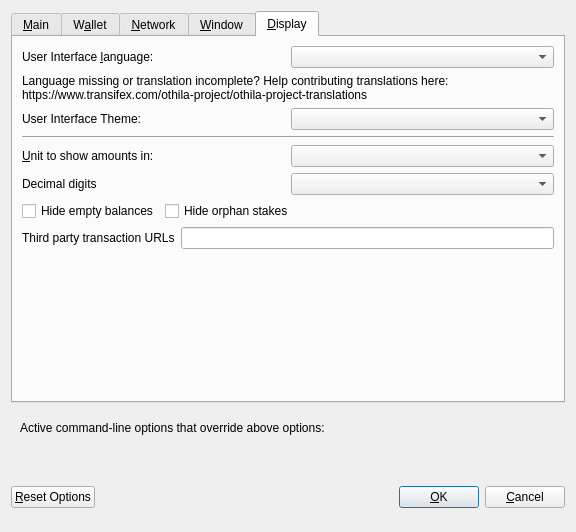
<?xml version="1.0" encoding="UTF-8"?>
<ui version="4.0">
 <class>OptionsDialog</class>
 <widget class="QDialog" name="OptionsDialog">
  <property name="geometry">
   <rect>
    <x>0</x>
    <y>0</y>
    <width>576</width>
    <height>532</height>
   </rect>
  </property>
  <property name="windowTitle">
   <string>Options</string>
  </property>
  <property name="modal">
   <bool>true</bool>
  </property>
  <layout class="QVBoxLayout" name="verticalLayout">
   <item>
    <widget class="QTabWidget" name="tabWidget">
     <property name="currentIndex">
      <number>4</number>
     </property>
     <widget class="QWidget" name="tabMain">
      <attribute name="title">
       <string>&amp;Main</string>
      </attribute>
      <layout class="QVBoxLayout" name="verticalLayout_Main">
       <item>
        <widget class="QCheckBox" name="bitcoinAtStartup">
         <property name="toolTip">
          <string>Automatically start OTH after logging in to the system.</string>
         </property>
         <property name="text">
          <string>&amp;Start OTH on system login</string>
         </property>
        </widget>
       </item>
       <item>
        <layout class="QHBoxLayout" name="horizontalLayout_2_Main">
         <item>
          <widget class="QLabel" name="databaseCacheLabel">
           <property name="text">
            <string>Size of &amp;database cache</string>
           </property>
           <property name="textFormat">
            <enum>Qt::PlainText</enum>
           </property>
           <property name="buddy">
            <cstring>databaseCache</cstring>
           </property>
          </widget>
         </item>
         <item>
          <widget class="QSpinBox" name="databaseCache"/>
         </item>
         <item>
          <widget class="QLabel" name="databaseCacheUnitLabel">
           <property name="text">
            <string>MB</string>
           </property>
           <property name="textFormat">
            <enum>Qt::PlainText</enum>
           </property>
          </widget>
         </item>
         <item>
          <spacer name="horizontalSpacer_2_Main">
           <property name="orientation">
            <enum>Qt::Horizontal</enum>
           </property>
           <property name="sizeHint" stdset="0">
            <size>
             <width>40</width>
             <height>20</height>
            </size>
           </property>
          </spacer>
         </item>
        </layout>
       </item>
       <item>
        <layout class="QHBoxLayout" name="horizontalLayout_3_Main">
         <item>
          <widget class="QLabel" name="threadsScriptVerifLabel">
           <property name="text">
            <string>Number of script &amp;verification threads</string>
           </property>
           <property name="textFormat">
            <enum>Qt::PlainText</enum>
           </property>
           <property name="buddy">
            <cstring>threadsScriptVerif</cstring>
           </property>
          </widget>
         </item>
         <item>
          <widget class="QSpinBox" name="threadsScriptVerif">
           <property name="toolTip">
            <string>(0 = auto, &lt;0 = leave that many cores free)</string>
           </property>
          </widget>
         </item>
         <item>
          <spacer name="horizontalSpacer_3_Main">
           <property name="orientation">
            <enum>Qt::Horizontal</enum>
           </property>
           <property name="sizeHint" stdset="0">
            <size>
             <width>40</width>
             <height>20</height>
            </size>
           </property>
          </spacer>
         </item>
        </layout>
       </item>
       <item>
        <spacer name="verticalSpacer_2">
         <property name="orientation">
          <enum>Qt::Vertical</enum>
         </property>
         <property name="sizeHint" stdset="0">
          <size>
           <width>20</width>
           <height>40</height>
          </size>
         </property>
        </spacer>
       </item>
       <item>
        <layout class="QHBoxLayout" name="horizontalLayout_3"/>
       </item>
       <item>
        <layout class="QHBoxLayout" name="horizontalLayout" stretch="">
         <property name="sizeConstraint">
          <enum>QLayout::SetFixedSize</enum>
         </property>
        </layout>
       </item>
      </layout>
     </widget>
     <widget class="QWidget" name="tabWallet">
      <attribute name="title">
       <string>W&amp;allet</string>
      </attribute>
      <layout class="QVBoxLayout" name="verticalLayout_Wallet">
       <item>
        <layout class="QHBoxLayout" name="horizontalLayout_2_Wallet">
         <item>
          <widget class="QLabel" name="labelStakeSplitThresholdText">
           <property name="text">
            <string>Stake split threshold:</string>
           </property>
          </widget>
         </item>
         <item>
          <widget class="QSpinBox" name="spinBoxStakeSplitThreshold">
           <property name="minimum">
            <number>1</number>
           </property>
           <property name="maximum">
            <number>999999</number>
           </property>
          </widget>
         </item>
        </layout>
       </item>
       <item>
        <widget class="QGroupBox" name="groupBox">
         <property name="title">
          <string>Expert</string>
         </property>
         <layout class="QVBoxLayout" name="verticalLayout_2">
          <item>
           <widget class="QCheckBox" name="coinControlFeatures">
            <property name="toolTip">
             <string>Whether to show coin control features or not.</string>
            </property>
            <property name="text">
             <string>Enable coin &amp;control features</string>
            </property>
           </widget>
          </item>
          <item>
           <widget class="QCheckBox" name="showMasternodesTab">
            <property name="toolTip">
             <string>Show additional tab listing all your masternodes in first sub-tab&lt;br/&gt;and all masternodes on the network in second sub-tab.</string>
            </property>
            <property name="text">
             <string>Show Masternodes Tab</string>
            </property>
           </widget>
          </item>
          <item>
           <widget class="QCheckBox" name="spendZeroConfChange">
            <property name="toolTip">
             <string>If you disable the spending of unconfirmed change, the change from a transaction&lt;br/&gt;cannot be used until that transaction has at least one confirmation.&lt;br/&gt;This also affects how your balance is computed.</string>
            </property>
            <property name="text">
             <string>&amp;Spend unconfirmed change</string>
            </property>
           </widget>
          </item>
         </layout>
        </widget>
       </item>
       <item>
        <spacer name="verticalSpacer_Wallet">
         <property name="orientation">
          <enum>Qt::Vertical</enum>
         </property>
         <property name="sizeHint" stdset="0">
          <size>
           <width>20</width>
           <height>40</height>
          </size>
         </property>
        </spacer>
       </item>
      </layout>
     </widget>
     <widget class="QWidget" name="tabNetwork">
      <attribute name="title">
       <string>&amp;Network</string>
      </attribute>
      <layout class="QVBoxLayout" name="verticalLayout_Network">
       <item>
        <widget class="QCheckBox" name="mapPortUpnp">
         <property name="toolTip">
          <string>Automatically open the OTH client port on the router. This only works when your router supports UPnP and it is enabled.</string>
         </property>
         <property name="text">
          <string>Map port using &amp;UPnP</string>
         </property>
        </widget>
       </item>
       <item>
        <widget class="QCheckBox" name="allowIncoming">
         <property name="toolTip">
          <string>Accept connections from outside</string>
         </property>
         <property name="text">
          <string>Allow incoming connections</string>
         </property>
        </widget>
       </item>
       <item>
        <widget class="QCheckBox" name="connectSocks">
         <property name="toolTip">
          <string>Connect to the OTH network through a SOCKS5 proxy.</string>
         </property>
         <property name="text">
          <string>&amp;Connect through SOCKS5 proxy (default proxy):</string>
         </property>
        </widget>
       </item>
       <item>
        <layout class="QHBoxLayout" name="horizontalLayout_1_Network">
         <item>
          <widget class="QLabel" name="proxyIpLabel">
           <property name="text">
            <string>Proxy &amp;IP:</string>
           </property>
           <property name="textFormat">
            <enum>Qt::PlainText</enum>
           </property>
           <property name="buddy">
            <cstring>proxyIp</cstring>
           </property>
          </widget>
         </item>
         <item>
          <widget class="QValidatedLineEdit" name="proxyIp">
           <property name="minimumSize">
            <size>
             <width>140</width>
             <height>0</height>
            </size>
           </property>
           <property name="maximumSize">
            <size>
             <width>140</width>
             <height>16777215</height>
            </size>
           </property>
           <property name="toolTip">
            <string>IP address of the proxy (e.g. IPv4: 127.0.0.1 / IPv6: ::1)</string>
           </property>
          </widget>
         </item>
         <item>
          <widget class="QLabel" name="proxyPortLabel">
           <property name="text">
            <string>&amp;Port:</string>
           </property>
           <property name="textFormat">
            <enum>Qt::PlainText</enum>
           </property>
           <property name="buddy">
            <cstring>proxyPort</cstring>
           </property>
          </widget>
         </item>
         <item>
          <widget class="QLineEdit" name="proxyPort">
           <property name="minimumSize">
            <size>
             <width>55</width>
             <height>0</height>
            </size>
           </property>
           <property name="maximumSize">
            <size>
             <width>55</width>
             <height>16777215</height>
            </size>
           </property>
           <property name="toolTip">
            <string>Port of the proxy (e.g. 9050)</string>
           </property>
          </widget>
         </item>
         <item>
          <spacer name="horizontalSpacer_1_Network">
           <property name="orientation">
            <enum>Qt::Horizontal</enum>
           </property>
           <property name="sizeHint" stdset="0">
            <size>
             <width>40</width>
             <height>20</height>
            </size>
           </property>
          </spacer>
         </item>
        </layout>
       </item>
       <item>
        <spacer name="verticalSpacer_Network">
         <property name="orientation">
          <enum>Qt::Vertical</enum>
         </property>
         <property name="sizeHint" stdset="0">
          <size>
           <width>20</width>
           <height>40</height>
          </size>
         </property>
        </spacer>
       </item>
      </layout>
     </widget>
     <widget class="QWidget" name="tabWindow">
      <attribute name="title">
       <string>&amp;Window</string>
      </attribute>
      <layout class="QVBoxLayout" name="verticalLayout_Window">
       <item>
        <widget class="QCheckBox" name="minimizeToTray">
         <property name="toolTip">
          <string>Show only a tray icon after minimizing the window.</string>
         </property>
         <property name="text">
          <string>&amp;Minimize to the tray instead of the taskbar</string>
         </property>
        </widget>
       </item>
       <item>
        <widget class="QCheckBox" name="minimizeOnClose">
         <property name="toolTip">
          <string>Minimize instead of exit the application when the window is closed. When this option is enabled, the application will be closed only after selecting Quit in the menu.</string>
         </property>
         <property name="text">
          <string>M&amp;inimize on close</string>
         </property>
        </widget>
       </item>
       <item>
        <spacer name="verticalSpacer_Window">
         <property name="orientation">
          <enum>Qt::Vertical</enum>
         </property>
         <property name="sizeHint" stdset="0">
          <size>
           <width>20</width>
           <height>40</height>
          </size>
         </property>
        </spacer>
       </item>
      </layout>
     </widget>
     <widget class="QWidget" name="tabDisplay">
      <attribute name="title">
       <string>&amp;Display</string>
      </attribute>
      <layout class="QVBoxLayout" name="verticalLayout_Display">
       <item>
        <layout class="QHBoxLayout" name="horizontalLayout_1_Display">
         <item>
          <widget class="QLabel" name="langLabel">
           <property name="text">
            <string>User Interface &amp;language:</string>
           </property>
           <property name="textFormat">
            <enum>Qt::PlainText</enum>
           </property>
           <property name="buddy">
            <cstring>lang</cstring>
           </property>
          </widget>
         </item>
         <item>
          <widget class="QValueComboBox" name="lang">
           <property name="toolTip">
            <string>The user interface language can be set here. This setting will take effect after restarting OTH.</string>
           </property>
          </widget>
         </item>
        </layout>
       </item>
       <item>
        <widget class="QLabel" name="label_3">
         <property name="toolTip">
          <string notr="true"/>
         </property>
         <property name="statusTip">
          <string notr="true"/>
         </property>
         <property name="whatsThis">
          <string notr="true"/>
         </property>
         <property name="accessibleName">
          <string notr="true"/>
         </property>
         <property name="text">
          <string>Language missing or translation incomplete? Help contributing translations here:
https://www.transifex.com/othila-project/othila-project-translations</string>
         </property>
         <property name="wordWrap">
          <bool>true</bool>
         </property>
         <property name="openExternalLinks">
          <bool>true</bool>
         </property>
         <property name="textInteractionFlags">
          <set>Qt::TextBrowserInteraction</set>
         </property>
        </widget>
       </item>
       <item>
        <layout class="QHBoxLayout" name="horizontalLayout_2_Display" stretch="0,0">
         <item>
          <widget class="QLabel" name="themeLabel">
           <property name="text">
            <string>User Interface Theme:</string>
           </property>
          </widget>
         </item>
         <item>
          <widget class="QValueComboBox" name="theme"/>
         </item>
        </layout>
       </item>
       <item>
        <widget class="Line" name="line">
         <property name="orientation">
          <enum>Qt::Horizontal</enum>
         </property>
        </widget>
       </item>
       <item>
        <layout class="QHBoxLayout" name="horizontalLayout_3_Display">
         <item>
          <widget class="QLabel" name="unitLabel">
           <property name="text">
            <string>&amp;Unit to show amounts in:</string>
           </property>
           <property name="textFormat">
            <enum>Qt::PlainText</enum>
           </property>
           <property name="buddy">
            <cstring>unit</cstring>
           </property>
          </widget>
         </item>
         <item>
          <widget class="QValueComboBox" name="unit">
           <property name="toolTip">
            <string>Choose the default subdivision unit to show in the interface and when sending coins.</string>
           </property>
          </widget>
         </item>
        </layout>
       </item>
       <item>
        <layout class="QHBoxLayout" name="horizontalLayout_4_Display">
         <item>
          <widget class="QLabel" name="digitsLabel">
           <property name="text">
            <string>Decimal digits</string>
           </property>
          </widget>
         </item>
         <item>
          <widget class="QValueComboBox" name="digits"/>
         </item>
        </layout>
       </item>
       <item>
        <layout class="QHBoxLayout" name="horizontalLayout_5_Display">
         <item>
          <widget class="QCheckBox" name="checkBoxHideZeroBalances">
           <property name="toolTip">
            <string>Hide empty balances</string>
           </property>
           <property name="layoutDirection">
            <enum>Qt::LeftToRight</enum>
           </property>
           <property name="text">
            <string>Hide empty balances</string>
           </property>
          </widget>
         </item>
         <item>
          <widget class="QCheckBox" name="checkBoxHideOrphans">
           <property name="toolTip">
            <string>Hide orphan stakes in transaction lists</string>
           </property>
           <property name="text">
            <string>Hide orphan stakes</string>
           </property>
          </widget>
         </item>
         <item>
          <spacer name="horizontalSpacer">
           <property name="orientation">
            <enum>Qt::Horizontal</enum>
           </property>
           <property name="sizeHint" stdset="0">
            <size>
             <width>40</width>
             <height>20</height>
            </size>
           </property>
          </spacer>
         </item>
        </layout>
       </item>
       <item>
        <layout class="QHBoxLayout" name="horizontalLayout_6_Display">
         <item>
          <widget class="QLabel" name="thirdPartyTxUrlsLabel">
           <property name="toolTip">
            <string>Third party URLs (e.g. a block explorer) that appear in the transactions tab as context menu items. %s in the URL is replaced by transaction hash. Multiple URLs are separated by vertical bar |.</string>
           </property>
           <property name="text">
            <string>Third party transaction URLs</string>
           </property>
           <property name="buddy">
            <cstring>thirdPartyTxUrls</cstring>
           </property>
          </widget>
         </item>
         <item>
          <widget class="QLineEdit" name="thirdPartyTxUrls">
           <property name="toolTip">
            <string>Third party URLs (e.g. a block explorer) that appear in the transactions tab as context menu items. %s in the URL is replaced by transaction hash. Multiple URLs are separated by vertical bar |.</string>
           </property>
          </widget>
         </item>
        </layout>
       </item>
       <item>
        <spacer name="verticalSpacer">
         <property name="orientation">
          <enum>Qt::Vertical</enum>
         </property>
         <property name="sizeHint" stdset="0">
          <size>
           <width>20</width>
           <height>40</height>
          </size>
         </property>
        </spacer>
       </item>
      </layout>
     </widget>
    </widget>
   </item>
   <item>
    <widget class="QFrame" name="frame">
     <layout class="QVBoxLayout" name="verticalLayout_Bottom">
      <item>
       <layout class="QHBoxLayout" name="horizontalLayout_Bottom">
        <item>
         <widget class="QLabel" name="overriddenByCommandLineInfoLabel">
          <property name="text">
           <string>Active command-line options that override above options:</string>
          </property>
          <property name="textFormat">
           <enum>Qt::PlainText</enum>
          </property>
         </widget>
        </item>
        <item>
         <spacer name="horizontalSpacer_Bottom">
          <property name="orientation">
           <enum>Qt::Horizontal</enum>
          </property>
          <property name="sizeHint" stdset="0">
           <size>
            <width>40</width>
            <height>20</height>
           </size>
          </property>
         </spacer>
        </item>
       </layout>
      </item>
      <item>
       <widget class="QLabel" name="overriddenByCommandLineLabel">
        <property name="text">
         <string/>
        </property>
        <property name="textFormat">
         <enum>Qt::PlainText</enum>
        </property>
        <property name="wordWrap">
         <bool>true</bool>
        </property>
       </widget>
      </item>
     </layout>
    </widget>
   </item>
   <item>
    <layout class="QHBoxLayout" name="horizontalLayout_Buttons">
     <item>
      <widget class="QPushButton" name="resetButton">
       <property name="toolTip">
        <string>Reset all client options to default.</string>
       </property>
       <property name="text">
        <string>&amp;Reset Options</string>
       </property>
       <property name="autoDefault">
        <bool>false</bool>
       </property>
      </widget>
     </item>
     <item>
      <spacer name="horizontalSpacer_1">
       <property name="orientation">
        <enum>Qt::Horizontal</enum>
       </property>
       <property name="sizeHint" stdset="0">
        <size>
         <width>40</width>
         <height>48</height>
        </size>
       </property>
      </spacer>
     </item>
     <item>
      <widget class="QLabel" name="statusLabel">
       <property name="minimumSize">
        <size>
         <width>200</width>
         <height>0</height>
        </size>
       </property>
       <property name="font">
        <font>
         <weight>75</weight>
         <bold>true</bold>
        </font>
       </property>
       <property name="text">
        <string/>
       </property>
       <property name="textFormat">
        <enum>Qt::PlainText</enum>
       </property>
       <property name="wordWrap">
        <bool>true</bool>
       </property>
      </widget>
     </item>
     <item>
      <spacer name="horizontalSpacer_2">
       <property name="orientation">
        <enum>Qt::Horizontal</enum>
       </property>
       <property name="sizeHint" stdset="0">
        <size>
         <width>40</width>
         <height>48</height>
        </size>
       </property>
      </spacer>
     </item>
     <item>
      <widget class="QPushButton" name="okButton">
       <property name="text">
        <string>&amp;OK</string>
       </property>
       <property name="autoDefault">
        <bool>false</bool>
       </property>
       <property name="default">
        <bool>true</bool>
       </property>
      </widget>
     </item>
     <item>
      <widget class="QPushButton" name="cancelButton">
       <property name="text">
        <string>&amp;Cancel</string>
       </property>
       <property name="autoDefault">
        <bool>false</bool>
       </property>
      </widget>
     </item>
    </layout>
   </item>
  </layout>
 </widget>
 <customwidgets>
  <customwidget>
   <class>QValidatedLineEdit</class>
   <extends>QLineEdit</extends>
   <header>qvalidatedlineedit.h</header>
  </customwidget>
  <customwidget>
   <class>QValueComboBox</class>
   <extends>QComboBox</extends>
   <header>qvaluecombobox.h</header>
  </customwidget>
 </customwidgets>
 <resources/>
 <connections/>
</ui>
